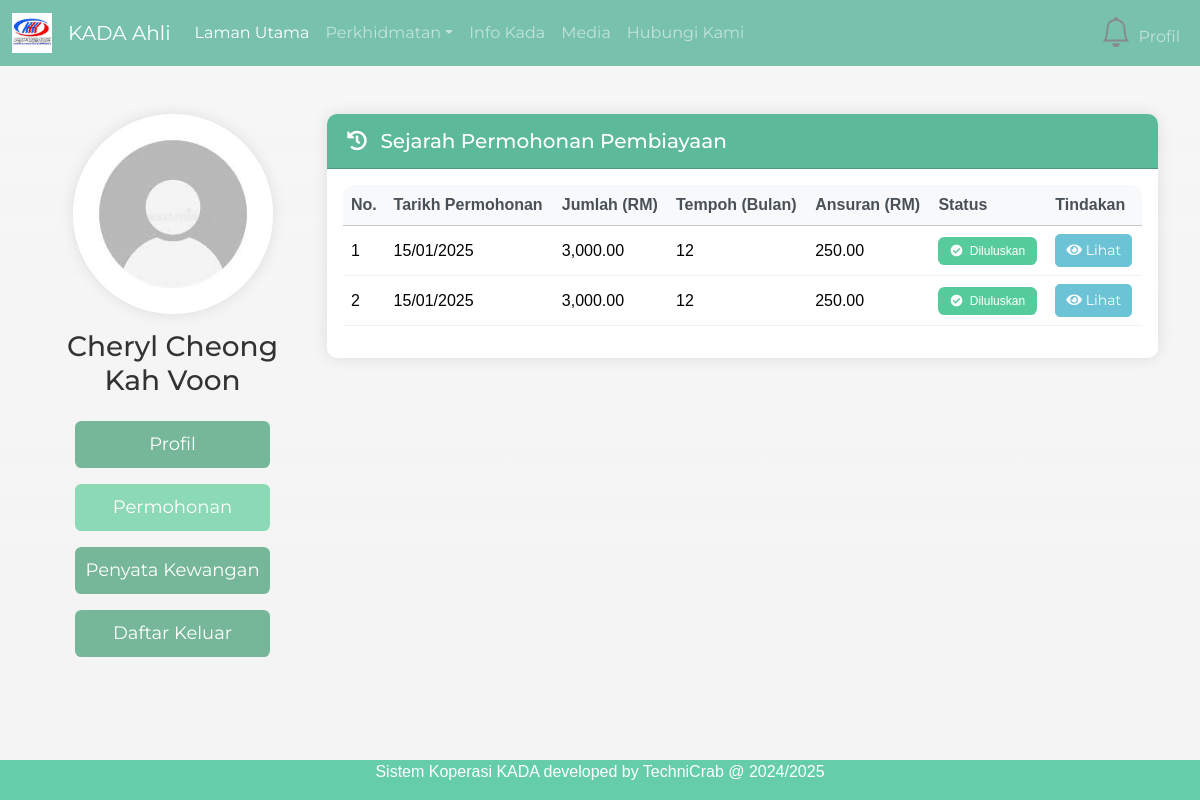
/statuspermohonanloan.php (signed in), run on the app's committed database.
### tables this page shows
CREATE TABLE `tb_member` (
  `employeeID` int(4) NOT NULL,
  `memberName` varchar(255) NOT NULL,
  `email` varchar(255) DEFAULT NULL COMMENT 'Email address',
  `ic` varchar(20) NOT NULL,
  `maritalStatus` varchar(20) NOT NULL,
  `sex` varchar(10) DEFAULT NULL,
  `religion` varchar(50) DEFAULT NULL,
  `nation` varchar(50) DEFAULT NULL,
  `no_pf` varchar(50) DEFAULT NULL,
  `position` varchar(100) DEFAULT NULL COMMENT 'Job position',
  `phoneNumber` varchar(20) DEFAULT NULL COMMENT 'Primary contact number',
  `phoneHome` varchar(20) DEFAULT NULL COMMENT 'Home contact number',
  `monthlySalary` decimal(10,2) DEFAULT NULL COMMENT 'Monthly salary amount',
  `created_at` timestamp NOT NULL DEFAULT current_timestamp(),
  `updated_at` timestamp NOT NULL DEFAULT current_timestamp() ON UPDATE current_timestamp()
);

CREATE TABLE `tb_loanapplication` (
  `loanApplicationID` int(11) NOT NULL,
  `employeeID` int(4) NOT NULL,
  `loanApplicationDate` date NOT NULL,
  `loanStatus` varchar(20) DEFAULT 'Pending',
  `amountRequested` decimal(10,2) NOT NULL,
  `financingPeriod` int(11) NOT NULL,
  `monthlyInstallments` decimal(10,2) NOT NULL
);

### statuspermohonanloan.php (the view, shortened to what this page needs)
<?php
include "headermember.php";
include "footer.php";
include "dbconnect.php";
$employeeID = $_SESSION['employeeID'];
$sqlMember = "SELECT memberName FROM tb_member WHERE employeeID = ?";
$stmtMember = mysqli_prepare($conn, $sqlMember);
mysqli_stmt_bind_param($stmtMember, "i", $employeeID);
mysqli_stmt_execute($stmtMember);
$resultMember = mysqli_stmt_get_result($stmtMember);
$memberData = null;
if ($resultMember && mysqli_num_rows($resultMember) > 0) {
    $memberData = mysqli_fetch_assoc($resultMember);
}
$sql = "SELECT
            la.loanApplicationID,
            la.loanStatus,
            la.loanApplicationDate,
            la.amountRequested,
            la.financingPeriod,
            la.monthlyInstallments
        FROM tb_loanapplication la
        WHERE la.employeeID = ?
        ORDER BY la.loanApplicationDate DESC";
$stmt = mysqli_prepare($conn, $sql);
mysqli_stmt_bind_param($stmt, "i", $employeeID);
mysqli_stmt_execute($stmt);
$result = mysqli_stmt_get_result($stmt);
?>
<div class="container mt-5">
    <div class="row">
        <div class="col-md-3">
            <div class="profile-sidebar text-center">
                <div class="profile-image mb-4">
                    <img src="img/profile.jpeg" class="rounded-circle img-fluid" alt="Profile Picture" style="width: 200px; height: 200px; object-fit: cover;">
                    <h3 class="mt-3"><?php echo isset($memberData['memberName']) ? htmlspecialchars($memberData['memberName']) : 'Member not found'; ?></h3>
                </div>
                <div class="profile-nav d-flex flex-column gap-3">
                    <a href="profil.php" class="btn w-75 mx-auto" style="background-color: #75B798; color: white;">
                        Profil
                    </a>
                    <a href="statuspermohonanloan.php" class="btn w-75 mx-auto" style="background-color: #8CD9B5; color: white;">
                        Permohonan
                    </a>
                    <a href="penyatakewangan.php" class="btn w-75 mx-auto" style="background-color: #75B798; color: white;">
                    Penyata Kewangan
                    </a>
                    <a href="logout.php" class="btn w-75 mx-auto" style="background-color: #75B798; color: white;">
                        Daftar Keluar
                    </a>
                </div>
            </div>
        </div>
        <div class="col-md-9">
            <div class="card">
                <div class="card-header bg-primary text-white">
                    <h5 class="mb-0"><i class="fas fa-history me-2"></i> Sejarah Permohonan Pembiayaan</h5>
                </div>
                <div class="card-body">
                    <?php if (mysqli_num_rows($result) > 0): ?>
                        <div class="table-responsive">
                            <table class="table table-hover">
                                <thead class="table-light">
                                    <tr>
                                        <th>No.</th>
                                        <th>Tarikh Permohonan</th>
                                        <th>Jumlah (RM)</th>
                                        <th>Tempoh (Bulan)</th>
                                        <th>Ansuran (RM)</th>
                                        <th>Status</th>
                                        <th>Tindakan</th>
                                    </tr>
                                </thead>
                                <tbody>
                                    <?php
                                    $i = 1;
                                    while ($row = mysqli_fetch_assoc($result)):
                                    ?>
                                        <tr>
                                            <td><?php echo $i++; ?></td>
                                            <td><?php echo date('d/m/Y', strtotime($row['loanApplicationDate'])); ?></td>
                                            <td><?php echo number_format($row['amountRequested'], 2); ?></td>
                                            <td><?php echo $row['financingPeriod']; ?></td>
                                            <td><?php echo number_format($row['monthlyInstallments'], 2); ?></td>
                                            <td>
                                                <?php
                                                $statusClass = '';
                                                $statusIcon = '';
                                                switch ($row['loanStatus']) {
                                                    case 'Diluluskan':
                                                        $statusClass = 'success';
                                                        $statusIcon = 'check-circle';
                                                        break;
                                                }
                                                ?>
                                                <span class="badge bg-<?php echo $statusClass; ?>">
                                                    <i class="fas fa-<?php echo $statusIcon; ?> me-1"></i>
                                                    <?php echo $row['loanStatus']; ?>
                                                </span>
                                            </td>
                                            <td>
                                                <a href="lihatStatus.php?id=<?php echo $row['loanApplicationID']; ?>" class="btn btn-sm btn-info">
                                                    <i class="fas fa-eye"></i> Lihat
                                                </a>
                                            </td>
                                        </tr>
                                    <?php endwhile; ?>
                                </tbody>
                            </table>
                        </div>
                    <?php endif; ?>
                </div>
            </div>
        </div>
    </div>
</div>
<link rel="stylesheet" href="https://cdnjs.cloudflare.com/ajax/libs/font-awesome/5.15.4/css/all.min.css">

### headermember.php (style rules this page uses)
body { background: url('img/padi.jpg') no-repeat center center fixed; background-size: cover; position: relative; font-family: 'Poppins', sans-serif; min-height: 100vh; }
body::before { content: ''; position: fixed; top: 0; left: 0; right: 0; bottom: 0; background: linear-gradient(rgba(245, 245, 245, 0.85), rgba(240, 240, 240, 0.8)); z-index: -1; }

### statuspermohonanloan.php (style rules this page uses)
.profile-sidebar { background: transparent; box-shadow: none; }
.profile-nav .btn { border: none; padding: 10px; font-size: 18px; transition: all 0.3s ease; }
.profile-image img { border: 3px solid #fff; box-shadow: 0 0 15px rgba(0,0,0,0.1); }
.profile-image h3 { color: #333; font-weight: 500; }
.table { vertical-align: middle; }
.badge { padding: 8px 12px; font-weight: 500; }
.btn-sm { padding: 5px 10px; }
.card { border: none; box-shadow: 0 0 15px rgba(0,0,0,0.1); border-radius: 10px; }
.card-header { background-color: #5CBA9B !important; border-radius: 10px 10px 0 0 !important; padding: 15px 20px; }
.table-responsive { border-radius: 10px; }
.table th { font-weight: 600; color: #495057; }

### data on the page
tb_member: memberName "Cheryl Cheong Kah Voon"
tb_loanapplication: loanApplicationDate "15/01/2025", amountRequested "3,000.00", financingPeriod "12", monthlyInstallments "250.00", loanStatus "Diluluskan"
tb_loanapplication: loanApplicationDate "15/01/2025", amountRequested "3,000.00", financingPeriod "12", monthlyInstallments "250.00", loanStatus "Diluluskan"
